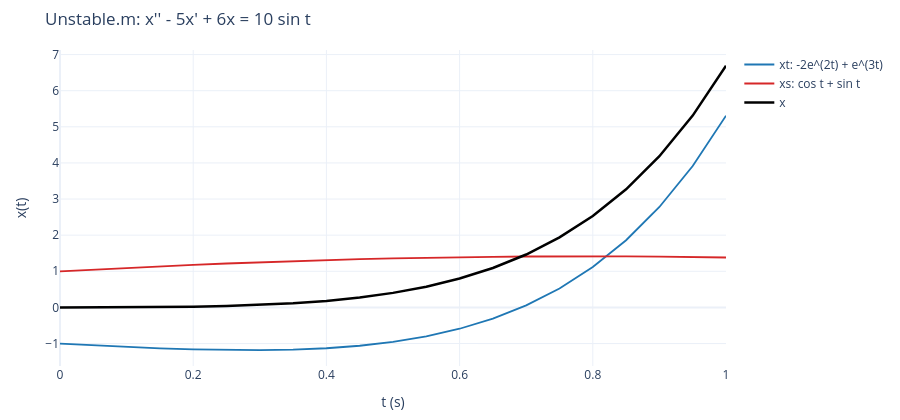

This figure's notebook cell:
### Markdown cell above
## 4. 不穩定系統 `Unstable.m`

```matlab
x=dsolve('D2x-5*Dx+6*x=10*sin(t)','x(0)=0,Dx(0)=0')
t=0:0.05:1;
xt=-2*exp(2*t)+exp(3*t);
xs=cos(t)+sin(t);
x=cos(t)+sin(t)-2*exp(2*t)+exp(3*t);
plot(t,xt,'b',t,xs,'r',t,x,'k')
grid
```

阻尼項變號：$\ddot x-5\dot x+6x=10\sin t$，特徵根 $+2,+3$ 在右半平面，$e^{2t},e^{3t}$ 隨時間發散，沒有穩態解可言。
原程式只畫到 $t=1$ 秒，畫久一點全解就被指數項淹沒。

### Code cell
x_un = sp.cos(t) + sp.sin(t) - 2 * sp.exp(2 * t) + sp.exp(3 * t)
check("Unstable", -5, 6, 10 * sp.sin(t), 0, 0, x_un, 1)
tt = np.arange(0, 1 + 1e-9, 0.05)
plot3(tt, [("xt: -2e^(2t) + e^(3t)", num(-2 * sp.exp(2 * t) + sp.exp(3 * t), tt)),
           ("xs: cos t + sin t", num(sp.cos(t) + sp.sin(t), tt)), ("x", num(x_un, tt))],
      "Unstable.m: x'' - 5x' + 6x = 10 sin t")

### Figure 1 — Plotly figure (JSON) as saved in the notebook; plotly's stock layout.template omitted (floating-point values rounded to 4 significant figures)
{"data": [{"line": {"color": "#1f77b4", "width": 1.8}, "name": "xt: -2e^(2t) + e^(3t)", "type": "scatter", "x": [0.0, 0.05, 0.1, 0.15, 0.2, 0.25, 0.3, 0.35, 0.4, 0.45, 0.5, 0.55, 0.6, 0.65, 0.7, 0.75, 0.8, 0.85, 0.9, 0.95, 1.0], "y": [-1.0, -1.049, -1.093, -1.131, -1.162, -1.18, -1.185, -1.17, -1.131, -1.062, -0.9549, -0.8014, -0.5906, -0.3099, 0.05577, 0.5244, 1.117, 1.859, 2.78, 3.916, 5.307]}, {"line": {"color": "#d62728", "width": 1.8}, "name": "xs: cos t + sin t", "type": "scatter", "x": [0.0, 0.05, 0.1, 0.15, 0.2, 0.25, 0.3, 0.35, 0.4, 0.45, 0.5, 0.55, 0.6, 0.65, 0.7, 0.75, 0.8, 0.85, 0.9, 0.95, 1.0], "y": [1.0, 1.049, 1.095, 1.138, 1.179, 1.216, 1.251, 1.282, 1.31, 1.335, 1.357, 1.375, 1.39, 1.401, 1.409, 1.413, 1.414, 1.411, 1.405, 1.395, 1.382]}, {"line": {"color": "black", "width": 2.5}, "name": "x", "type": "scatter", "x": [0.0, 0.05, 0.1, 0.15, 0.2, 0.25, 0.3, 0.35, 0.4, 0.45, 0.5, 0.55, 0.6, 0.65, 0.7, 0.75, 0.8, 0.85, 0.9, 0.95, 1.0], "y": [0.0, 0.0002218, 0.001891, 0.006804, 0.01721, 0.03587, 0.06622, 0.1124, 0.1795, 0.2736, 0.4021, 0.5739, 0.7994, 1.091, 1.465, 1.938, 2.531, 3.27, 4.185, 5.311, 6.689]}], "layout": {"height": 420, "margin": {"b": 50, "l": 60, "r": 20, "t": 50}, "title": {"text": "Unstable.m: x'' - 5x' + 6x = 10 sin t"}, "xaxis": {"title": {"text": "t (s)"}}, "yaxis": {"title": {"text": "x(t)"}}}}
